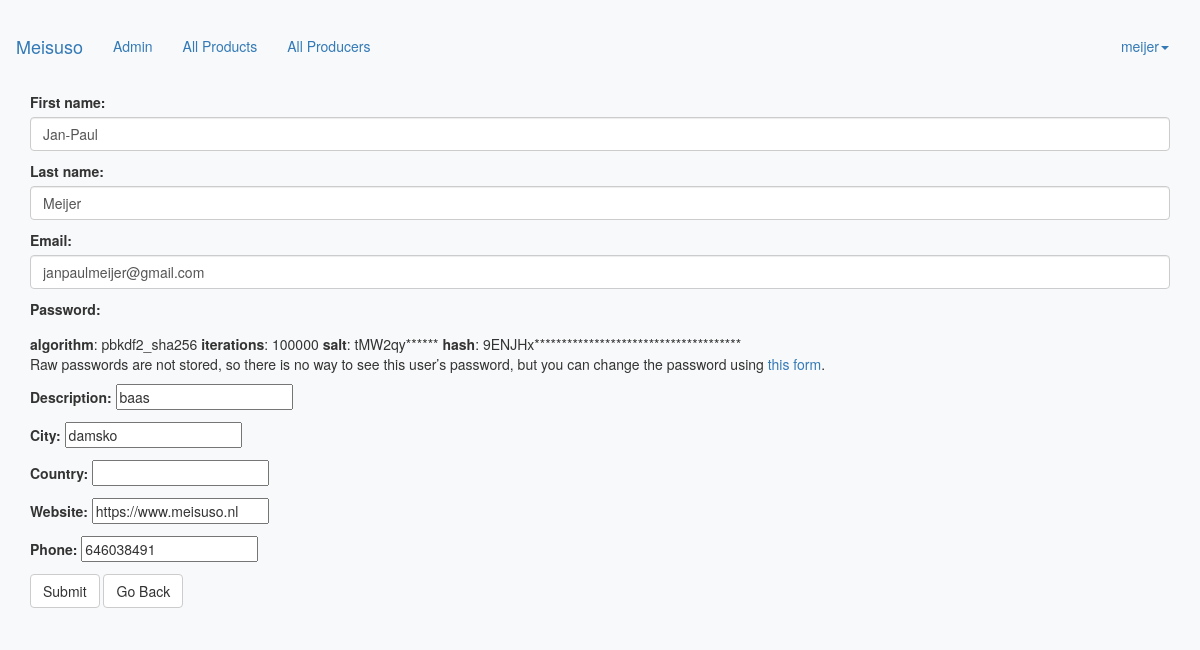
Page /profile/edit (signed in) on the earlier database version.
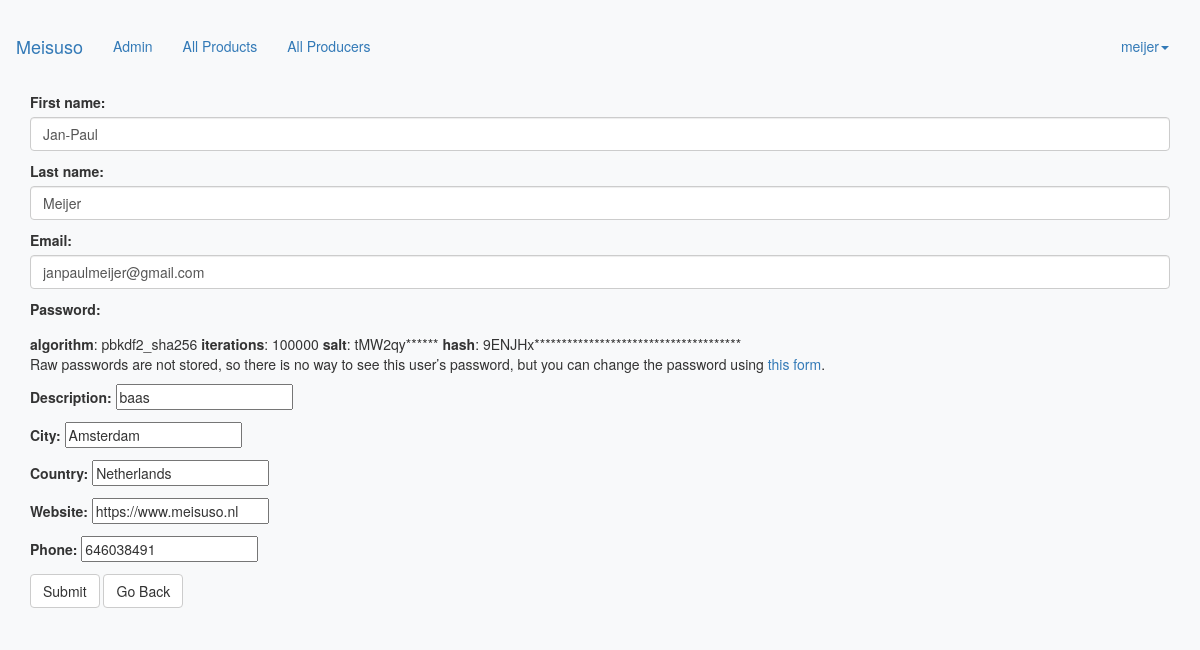
Same page on the later database version.
### accounts/models.py (models this page shows, shortened)
class UserProfile(models.Model):
    user = models.OneToOneField(User, on_delete=models.CASCADE)
    description = models.CharField(max_length=100, default = '', null=True, blank=True)
    country = models.CharField(max_length=100, default = '', null=True, blank=True)
    state = models.CharField(max_length=100, default = '', null=True, blank=True)
    city = models.CharField(max_length=100, default = '', null=True, blank=True)
    adress1 = models.CharField(max_length=1000, default = '', null=True, blank=True)
    adress2 = models.CharField(max_length=1000, default = '', null=True, blank=True)
    postcode = models.CharField(max_length=100, default = '', null=True, blank=True)
    website = models.URLField(default = '', null=True, blank=True)
    phone = models.IntegerField(default = 0, null=True, blank=True)
    company = models.CharField(max_length=100, default = '', null=True, blank=True)
    hdyhau = models.CharField(max_length=1000, default = '', null=True, blank=True)
    lat = models.DecimalField(max_digits=9, decimal_places=6, null = True, blank=True)
    lon = models.DecimalField(max_digits=9, decimal_places=6, null = True, blank=True)
    customer_role = (
        ('Buyer', 'Buyer'),
        ('Producer', 'Producer'),
        ('Other', 'Other'),
    )
    role = models.CharField(max_length=8, choices=customer_role, default='', null=True, blank=True)

### accounts/views.py (the view)
# urls.py: path('profile/edit', views.edit_profile, name='edit_profile'),
@login_required
def edit_profile(request):
    if request.method == 'POST':
        form = EditProfileForm(request.POST, instance=request.user)
        profile_form = ProfileForm(request.POST, instance=request.user.userprofile)
        if form.is_valid() and profile_form.is_valid:
            form.save() and profile_form.save()
            return redirect('/account/profile')
        else:
            return redirect('/account/change-password')
    else:
        form = EditProfileForm(instance=request.user)
        profile_form = ProfileForm(instance=request.user.userprofile)
        args = {'form': form, 'profile_form':profile_form}
        return render(request, 'accounts/edit_profile.html', args)

### accounts/forms.py
class EditProfileForm(UserChangeForm):
    class Meta:
        model = User
        fields = (
        'first_name',
        'last_name',
        'email',
        'password'
        )
    first_name = forms.CharField(
        max_length=100,
        widget=forms.TextInput(
            attrs={
                'class': 'form-control',
                'placeholder': 'Write your name here'
            }
        )
    )
    last_name = forms.CharField(
        max_length=100,
        widget=forms.TextInput(
            attrs={
                'class': 'form-control',
                'placeholder': 'Write your name here'
            }
        )
    )
    email = forms.EmailField(
        max_length=254,
        widget=forms.EmailInput(attrs={
        'class': 'form-control'})
    )

class ProfileForm(forms.ModelForm):
    class Meta:
        model = UserProfile
        fields = ('description',
        'city',
        'country',
        'website',
        'phone')

### accounts/templates/accounts/edit_profile.html (shortened to what this page needs)
{% extends 'base.html' %}
{%block body%}
<div class="container">
  <form class="form-horizontal" method="post">
  {{form.as_p}}
  {{profile_form.as_p}}
  <button class = "btn btn-default" type="submit">Submit</button>
  <button class="btn btn-default" onclick="goBack()">Go Back</button>
</form>
</div>
{%endblock%}

Differences in the rows shown:
changed UserProfile "baas": city "damsko" → "Amsterdam"; country (not shown) → "Netherlands"
